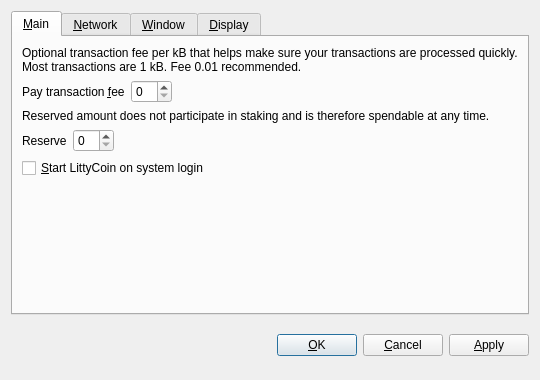
<?xml version="1.0" encoding="UTF-8"?>
<ui version="4.0">
 <class>OptionsDialog</class>
 <widget class="QDialog" name="OptionsDialog">
  <property name="geometry">
   <rect>
    <x>0</x>
    <y>0</y>
    <width>540</width>
    <height>380</height>
   </rect>
  </property>
  <property name="windowTitle">
   <string>Options</string>
  </property>
  <property name="modal">
   <bool>true</bool>
  </property>
  <layout class="QVBoxLayout" name="verticalLayout">
   <item>
    <widget class="QTabWidget" name="tabWidget">
     <property name="tabPosition">
      <enum>QTabWidget::North</enum>
     </property>
     <property name="currentIndex">
      <number>0</number>
     </property>
     <widget class="QWidget" name="tabMain">
      <attribute name="title">
       <string>&amp;Main</string>
      </attribute>
      <layout class="QVBoxLayout" name="verticalLayout_Main">
       <item>
        <widget class="QLabel" name="transactionFeeInfoLabel">
         <property name="text">
          <string>Optional transaction fee per kB that helps make sure your transactions are processed quickly. Most transactions are 1 kB. Fee 0.01 recommended.</string>
         </property>
         <property name="textFormat">
          <enum>Qt::PlainText</enum>
         </property>
         <property name="wordWrap">
          <bool>true</bool>
         </property>
        </widget>
       </item>
       <item>
        <layout class="QHBoxLayout" name="horizontalLayoutFee">
         <item>
          <widget class="QLabel" name="transactionFeeLabel">
           <property name="text">
            <string>Pay transaction &amp;fee</string>
           </property>
           <property name="textFormat">
            <enum>Qt::PlainText</enum>
           </property>
           <property name="buddy">
            <cstring>transactionFee</cstring>
           </property>
          </widget>
         </item>
         <item>
          <widget class="BitcoinAmountField" name="transactionFee"/>
         </item>
         <item>
          <spacer name="horizontalSpacerFee">
           <property name="orientation">
            <enum>Qt::Horizontal</enum>
           </property>
           <property name="sizeHint" stdset="0">
            <size>
             <width>40</width>
             <height>20</height>
            </size>
           </property>
          </spacer>
         </item>
        </layout>
       </item>
       <item>
        <widget class="QLabel" name="reserveBalanceInfoLabel">
         <property name="text">
          <string>Reserved amount does not participate in staking and is therefore spendable at any time.</string>
         </property>
         <property name="textFormat">
          <enum>Qt::PlainText</enum>
         </property>
         <property name="wordWrap">
          <bool>true</bool>
         </property>
        </widget>
       </item>
       <item>
        <layout class="QHBoxLayout" name="horizontalLayoutReserveBalance">
         <item>
          <widget class="QLabel" name="reserveBalanceLabel">
           <property name="text">
            <string>Reserve</string>
           </property>
           <property name="textFormat">
            <enum>Qt::PlainText</enum>
           </property>
           <property name="buddy">
            <cstring>reserveBalance</cstring>
           </property>
          </widget>
         </item>
         <item>
          <widget class="BitcoinAmountField" name="reserveBalance"/>
         </item>
         <item>
          <spacer name="horizontalSpacerReserveBalance">
           <property name="orientation">
            <enum>Qt::Horizontal</enum>
           </property>
           <property name="sizeHint" stdset="0">
            <size>
             <width>40</width>
             <height>20</height>
            </size>
           </property>
          </spacer>
         </item>
        </layout>
       </item>
       <item>
        <widget class="QCheckBox" name="bitcoinAtStartup">
         <property name="toolTip">
          <string>Automatically start LittyCoin after logging in to the system.</string>
         </property>
         <property name="text">
          <string>&amp;Start LittyCoin on system login</string>
         </property>
        </widget>
       </item>
       <item>
        <spacer name="verticalSpacer_Main">
         <property name="orientation">
          <enum>Qt::Vertical</enum>
         </property>
         <property name="sizeHint" stdset="0">
          <size>
           <width>20</width>
           <height>40</height>
          </size>
         </property>
        </spacer>
       </item>
      </layout>
     </widget>
     <widget class="QWidget" name="tabNetwork">
      <attribute name="title">
       <string>&amp;Network</string>
      </attribute>
      <layout class="QVBoxLayout" name="verticalLayout_Network">
       <item>
        <widget class="QCheckBox" name="mapPortUpnp">
         <property name="toolTip">
          <string>Automatically open the LittyCoin client port on the router. This only works when your router supports UPnP and it is enabled.</string>
         </property>
         <property name="text">
          <string>Map port using &amp;UPnP</string>
         </property>
        </widget>
       </item>
       <item>
        <widget class="QCheckBox" name="connectSocks">
         <property name="toolTip">
          <string>Connect to the LittyCoin network through a SOCKS proxy (e.g. when connecting through Tor).</string>
         </property>
         <property name="text">
          <string>&amp;Connect through SOCKS proxy:</string>
         </property>
        </widget>
       </item>
       <item>
        <layout class="QHBoxLayout" name="horizontalLayout_Network">
         <item>
          <widget class="QLabel" name="proxyIpLabel">
           <property name="text">
            <string>Proxy &amp;IP:</string>
           </property>
           <property name="textFormat">
            <enum>Qt::PlainText</enum>
           </property>
           <property name="buddy">
            <cstring>proxyIp</cstring>
           </property>
          </widget>
         </item>
         <item>
          <widget class="QValidatedLineEdit" name="proxyIp">
           <property name="maximumSize">
            <size>
             <width>140</width>
             <height>16777215</height>
            </size>
           </property>
           <property name="toolTip">
            <string>IP address of the proxy (e.g. 127.0.0.1)</string>
           </property>
          </widget>
         </item>
         <item>
          <widget class="QLabel" name="proxyPortLabel">
           <property name="text">
            <string>&amp;Port:</string>
           </property>
           <property name="textFormat">
            <enum>Qt::PlainText</enum>
           </property>
           <property name="buddy">
            <cstring>proxyPort</cstring>
           </property>
          </widget>
         </item>
         <item>
          <widget class="QLineEdit" name="proxyPort">
           <property name="maximumSize">
            <size>
             <width>55</width>
             <height>16777215</height>
            </size>
           </property>
           <property name="toolTip">
            <string>Port of the proxy (e.g. 9050)</string>
           </property>
          </widget>
         </item>
         <item>
          <widget class="QLabel" name="socksVersionLabel">
           <property name="text">
            <string>SOCKS &amp;Version:</string>
           </property>
           <property name="textFormat">
            <enum>Qt::PlainText</enum>
           </property>
           <property name="buddy">
            <cstring>socksVersion</cstring>
           </property>
          </widget>
         </item>
         <item>
          <widget class="QValueComboBox" name="socksVersion">
           <property name="toolTip">
            <string>SOCKS version of the proxy (e.g. 5)</string>
           </property>
          </widget>
         </item>
         <item>
          <spacer name="horizontalSpacer_Network">
           <property name="orientation">
            <enum>Qt::Horizontal</enum>
           </property>
           <property name="sizeHint" stdset="0">
            <size>
             <width>40</width>
             <height>20</height>
            </size>
           </property>
          </spacer>
         </item>
        </layout>
       </item>
       <item>
        <spacer name="verticalSpacer_Network">
         <property name="orientation">
          <enum>Qt::Vertical</enum>
         </property>
         <property name="sizeHint" stdset="0">
          <size>
           <width>20</width>
           <height>40</height>
          </size>
         </property>
        </spacer>
       </item>
      </layout>
     </widget>
     <widget class="QWidget" name="tabWindow">
      <attribute name="title">
       <string>&amp;Window</string>
      </attribute>
      <layout class="QVBoxLayout" name="verticalLayout_Window">
       <item>
        <widget class="QCheckBox" name="minimizeToTray">
         <property name="toolTip">
          <string>Show only a tray icon after minimizing the window.</string>
         </property>
         <property name="text">
          <string>&amp;Minimize to the tray instead of the taskbar</string>
         </property>
        </widget>
       </item>
       <item>
        <widget class="QCheckBox" name="minimizeOnClose">
         <property name="toolTip">
          <string>Minimize instead of exit the application when the window is closed. When this option is enabled, the application will be closed only after selecting Quit in the menu.</string>
         </property>
         <property name="text">
          <string>M&amp;inimize on close</string>
         </property>
        </widget>
       </item>
       <item>
        <spacer name="verticalSpacer_Window">
         <property name="orientation">
          <enum>Qt::Vertical</enum>
         </property>
         <property name="sizeHint" stdset="0">
          <size>
           <width>20</width>
           <height>40</height>
          </size>
         </property>
        </spacer>
       </item>
      </layout>
     </widget>
     <widget class="QWidget" name="tabDisplay">
      <attribute name="title">
       <string>&amp;Display</string>
      </attribute>
      <layout class="QVBoxLayout" name="verticalLayout_Display">
       <item>
        <layout class="QHBoxLayout" name="horizontalLayout_1_Display">
         <item>
          <widget class="QLabel" name="langLabel">
           <property name="text">
            <string>User Interface &amp;language:</string>
           </property>
           <property name="textFormat">
            <enum>Qt::PlainText</enum>
           </property>
           <property name="buddy">
            <cstring>lang</cstring>
           </property>
          </widget>
         </item>
         <item>
          <widget class="QValueComboBox" name="lang">
           <property name="toolTip">
            <string>The user interface language can be set here. This setting will take effect after restarting LittyCoin.</string>
           </property>
          </widget>
         </item>
        </layout>
       </item>
       <item>
        <layout class="QHBoxLayout" name="horizontalLayout_2_Display">
         <item>
          <widget class="QLabel" name="unitLabel">
           <property name="text">
            <string>&amp;Unit to show amounts in:</string>
           </property>
           <property name="textFormat">
            <enum>Qt::PlainText</enum>
           </property>
           <property name="buddy">
            <cstring>unit</cstring>
           </property>
          </widget>
         </item>
         <item>
          <widget class="QValueComboBox" name="unit">
           <property name="toolTip">
            <string>Choose the default subdivision unit to show in the interface and when sending coins.</string>
           </property>
          </widget>
         </item>
        </layout>
       </item>
       <item>
        <widget class="QCheckBox" name="displayAddresses">
         <property name="toolTip">
          <string>Whether to show LittyCoin addresses in the transaction list or not.</string>
         </property>
         <property name="text">
          <string>&amp;Display addresses in transaction list</string>
         </property>
        </widget>
       </item>
       <item>
        <widget class="QCheckBox" name="coinControlFeatures">
         <property name="toolTip">
          <string>Whether to show coin control features or not.</string>
         </property>
         <property name="text">
          <string>Display coin &amp;control features (experts only!)</string>
         </property>
        </widget>
       </item>
       <item>
        <spacer name="verticalSpacer_Display">
         <property name="orientation">
          <enum>Qt::Vertical</enum>
         </property>
         <property name="sizeHint" stdset="0">
          <size>
           <width>20</width>
           <height>40</height>
          </size>
         </property>
        </spacer>
       </item>
      </layout>
     </widget>
    </widget>
   </item>
   <item>
    <layout class="QHBoxLayout" name="horizontalLayout_Buttons">
     <item>
      <spacer name="horizontalSpacer_1">
       <property name="orientation">
        <enum>Qt::Horizontal</enum>
       </property>
       <property name="sizeHint" stdset="0">
        <size>
         <width>40</width>
         <height>48</height>
        </size>
       </property>
      </spacer>
     </item>
     <item>
      <widget class="QLabel" name="statusLabel">
       <property name="font">
        <font>
         <weight>75</weight>
         <bold>true</bold>
        </font>
       </property>
       <property name="text">
        <string/>
       </property>
       <property name="textFormat">
        <enum>Qt::PlainText</enum>
       </property>
       <property name="wordWrap">
        <bool>true</bool>
       </property>
      </widget>
     </item>
     <item>
      <spacer name="horizontalSpacer_2">
       <property name="orientation">
        <enum>Qt::Horizontal</enum>
       </property>
       <property name="sizeHint" stdset="0">
        <size>
         <width>40</width>
         <height>48</height>
        </size>
       </property>
      </spacer>
     </item>
     <item>
      <widget class="QPushButton" name="okButton">
       <property name="text">
        <string>&amp;OK</string>
       </property>
      </widget>
     </item>
     <item>
      <widget class="QPushButton" name="cancelButton">
       <property name="text">
        <string>&amp;Cancel</string>
       </property>
       <property name="autoDefault">
        <bool>false</bool>
       </property>
      </widget>
     </item>
     <item>
      <widget class="QPushButton" name="applyButton">
       <property name="text">
        <string>&amp;Apply</string>
       </property>
       <property name="autoDefault">
        <bool>false</bool>
       </property>
      </widget>
     </item>
    </layout>
   </item>
  </layout>
 </widget>
 <customwidgets>
  <customwidget>
   <class>BitcoinAmountField</class>
   <extends>QSpinBox</extends>
   <header>bitcoinamountfield.h</header>
  </customwidget>
  <customwidget>
   <class>QValueComboBox</class>
   <extends>QComboBox</extends>
   <header>qvaluecombobox.h</header>
  </customwidget>
  <customwidget>
   <class>QValidatedLineEdit</class>
   <extends>QLineEdit</extends>
   <header>qvalidatedlineedit.h</header>
  </customwidget>
 </customwidgets>
 <resources/>
 <connections/>
</ui>
